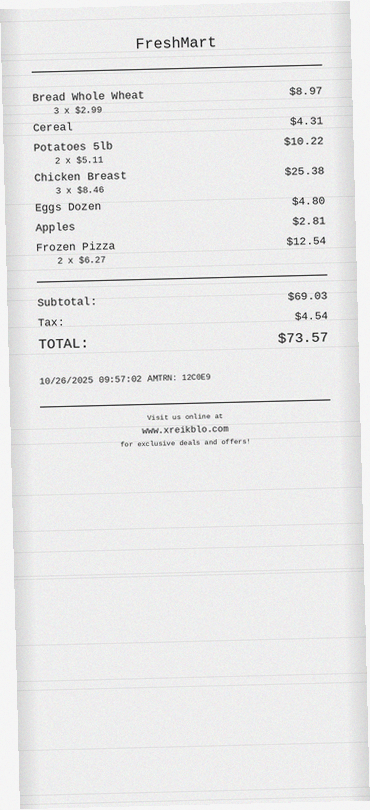
#> input picture samples/synthetic/images/000001.png, 370 x 810 px
$ python -i augmentation.py   (imports and definitions only)
#> lines starting #> are read from the running program, lines starting #| are printed output that depends on the picture
#> further down, picture is the input picture: PIL image 370x810 RGB; mean R, G, B 233.3, 233.3, 233.3
import cv2
import numpy as np
from PIL import Image, ImageEnhance, ImageFilter
import random
from typing import Tuple, Optional


class AugmentationPipeline:
    def __init__(self,
                 rotation_range: Tuple[float, float] = (-3, 3),
                 noise_level: Tuple[float, float] = (0, 0.01),
                 blur_range: Tuple[float, float] = (0, 0.25),  # Further reduced for subtler blur
                 brightness_range: Tuple[float, float] = (0.85, 1.15),
                 contrast_range: Tuple[float, float] = (0.9, 1.1),
                 perspective_distortion: float = 0.05,  # Reduced from 0.1
                 crumple_intensity: float = 0.02):

        self.rotation_range = rotation_range
        self.noise_level = noise_level
        self.blur_range = blur_range
        self.brightness_range = brightness_range
        self.contrast_range = contrast_range
        self.perspective_distortion = perspective_distortion
        self.crumple_intensity = crumple_intensity

    def apply(self, image: Image.Image, augmentations: Optional[list] = None) -> Image.Image:
        if augmentations is None:
            augmentations = ["rotation", "noise", "blur", "brightness", "contrast", "perspective"]

        # Convert to numpy for some operations
        img_array = np.array(image)

        if "rotation" in augmentations:
            image = self._apply_rotation(image)

        if "perspective" in augmentations:
            img_array = self._apply_perspective(img_array)
            image = Image.fromarray(img_array)

        if "noise" in augmentations:
            img_array = np.array(image)
            img_array = self._add_noise(img_array)
            image = Image.fromarray(img_array)

        if "blur" in augmentations:
            image = self._apply_blur(image)

        if "brightness" in augmentations:
            image = self._adjust_brightness(image)

        if "contrast" in augmentations:
            image = self._adjust_contrast(image)

        if "crumple" in augmentations:
            img_array = np.array(image)
            img_array = self._add_crumple_effect(img_array)
            image = Image.fromarray(img_array)

        if "shadow" in augmentations:
            image = self._add_shadow(image)

        return image

    def _apply_rotation(self, image: Image.Image) -> Image.Image:
        angle = random.uniform(*self.rotation_range)

        # Use high-quality resampling for smooth rotation
        # First, upscale the image for better quality
        original_size = image.size
#> original_size = (370, 810)
        upscale_factor = 2
        large_size = (image.width * upscale_factor, image.height * upscale_factor)
#> large_size = (740, 1620)

        # Upscale with high-quality resampling
        image_large = image.resize(large_size, Image.Resampling.LANCZOS)

        # Rotate with high-quality resampling
        rotated_large = image_large.rotate(angle, expand=True,
                                          fillcolor=(255, 255, 255),
                                          resample=Image.Resampling.BICUBIC)
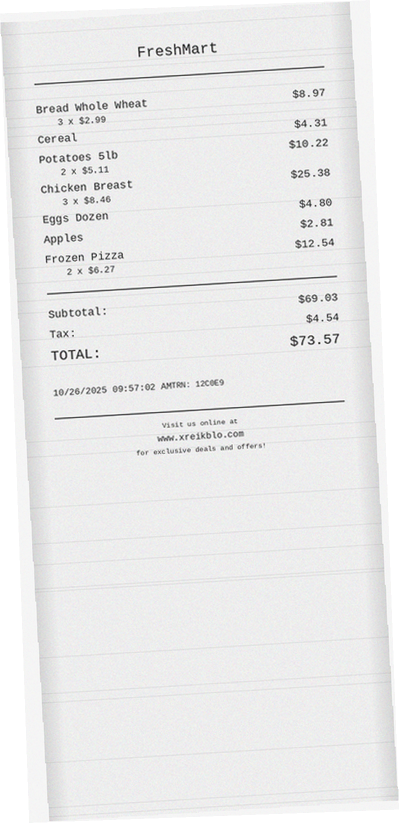
#> rotated_large: PIL image 798x1646 RGB (shown at 1/2 size); mean R, G, B 234.7, 234.7, 234.7

        # Calculate new size maintaining aspect ratio
        scale = min(original_size[0] * upscale_factor / rotated_large.width,
                   original_size[1] * upscale_factor / rotated_large.height)
#> scale = 0.927
        new_size = (int(rotated_large.width * scale),
                   int(rotated_large.height * scale))
#> new_size = (740, 1526)

        # Downscale back with high-quality resampling
        return rotated_large.resize(new_size, Image.Resampling.LANCZOS)

    def _apply_perspective(self, img_array: np.ndarray) -> np.ndarray:
        h, w = img_array.shape[:2]
#> h = 810; w = 370

        # Define source points (corners of the original image)
        pts1 = np.float32([[0, 0], [w, 0], [0, h], [w, h]])
#> pts1 = [[0, 0], [370, 0], [0, 810], [370, 810]]

        # Add random distortion to destination points
        distortion = self.perspective_distortion * min(w, h)
        pts2 = pts1.copy()

        for i in range(4):
            pts2[i][0] += random.uniform(-distortion, distortion)
            pts2[i][1] += random.uniform(-distortion, distortion)

        # Calculate perspective transform matrix
        matrix = cv2.getPerspectiveTransform(pts1, pts2)

        # Apply the perspective transformation with cubic interpolation for smoother results
        result = cv2.warpPerspective(img_array, matrix, (w, h),
                                    flags=cv2.INTER_CUBIC,
                                    borderMode=cv2.BORDER_CONSTANT,
                                    borderValue=(255, 255, 255))
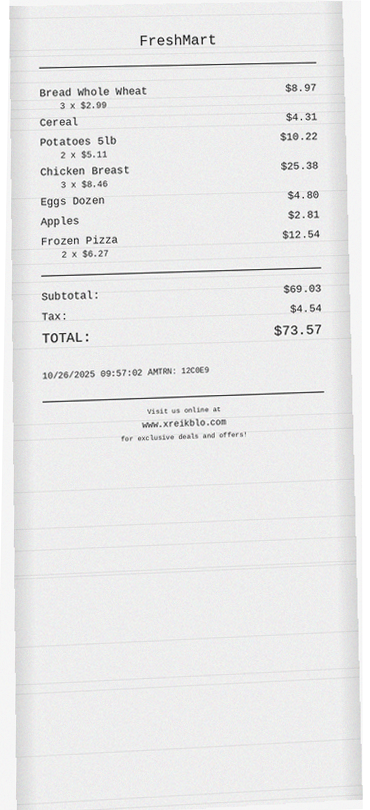
#> result: shape (810, 370, 3); mean R, G, B 233.9, 233.9, 233.9

        return result

    def _add_noise(self, img_array: np.ndarray) -> np.ndarray:
        noise_amount = random.uniform(*self.noise_level)
        if noise_amount == 0:
            return img_array

        # Add Gaussian noise
        noise = np.random.normal(0, noise_amount * 255, img_array.shape)
        noisy_image = img_array + noise

        # Clip values to valid range
        noisy_image = np.clip(noisy_image, 0, 255).astype(np.uint8)

        return noisy_image

    def _apply_blur(self, image: Image.Image) -> Image.Image:
        blur_radius = random.uniform(*self.blur_range)
        if blur_radius > 0:
            return image.filter(ImageFilter.GaussianBlur(radius=blur_radius))
#> returned value: PIL image 370x810 RGB
        return image

    def _adjust_brightness(self, image: Image.Image) -> Image.Image:
        factor = random.uniform(*self.brightness_range)
        enhancer = ImageEnhance.Brightness(image)
        return enhancer.enhance(factor)

    def _adjust_contrast(self, image: Image.Image) -> Image.Image:
        factor = random.uniform(*self.contrast_range)
        enhancer = ImageEnhance.Contrast(image)
        return enhancer.enhance(factor)

    # [58 lines left out: functions _add_crumple_effect, _add_shadow, not called in this run]


class RealisticEffects:
    # [56 lines left out: functions add_fold_lines, add_coffee_stain, not called in this run]

>>> from PIL import Image
>>> picture = Image.open('../samples/synthetic/images/000001.png')
>>> result = AugmentationPipeline().apply(picture)
